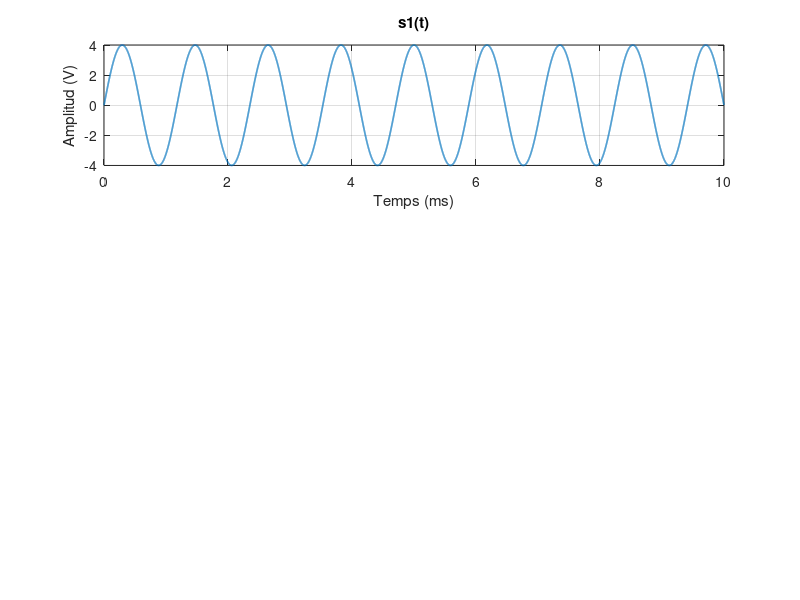

Write MATLAB code to recreate this figure. (Note: this script raises an error after producing the figure.)
% Nom complet component/s del grup
clear all
close all

%% PART 1: Funcions (creades en fitxers separats)
% FuncioTFZP.m
% FuncioPotencia.m

%% PART 2: Efecte del zero-padding
fs = 1.4e6;
Tobs = 10e-3;
dim = round(fs*Tobs);
t = (0:dim-1)/fs;
Z = 50;

f1 = 850;  A1 = 4;
f2 = 410;  A2 = 8;
f3 = 1580; A3 = 3;
f4 = 0;    A4 = 6;

s1 = A1*sin(2*pi*f1*t);
s2 = A2*sin(2*pi*f2*t);
s3 = A3*sin(2*pi*f3*t);
s4 = A4*cos(2*pi*f4*t);

figure(1)
subplot(3,1,1)
plot(t*1e3,s1,'LineWidth',1.2)
xlabel('Temps (ms)')
ylabel('Amplitud (V)')
title('s1(t)')
grid on

[S1, k1] = FuncioTFZP(s1, fs, dim);
subplot(3,1,2)
plot(k1, fftshift(abs(S1)), '-*')
xlabel('Freqüència (Hz)')
ylabel('|S1(f)|')
title('S1(f) sense zero-padding')
axis([-1500 1500 0 max(fftshift(abs(S1)))*1.1])
grid on

[S1zp, k1zp] = FuncioTFZP(s1, fs, 18*dim);
subplot(3,1,3)
plot(k1zp, fftshift(abs(S1zp)), '-*')
xlabel('Freqüència (Hz)')
ylabel('|S1(f)|')
title('S1(f) amb zero-padding x18')
axis([-1500 1500 0 max(fftshift(abs(S1zp)))*1.1])
grid on

deltaF_senseZP = fs/dim;
deltaF_ambZP = fs/(18*dim);
disp(['Resolució sense ZP = ', num2str(deltaF_senseZP), ' Hz'])
disp(['Resolució amb ZP x18 = ', num2str(deltaF_ambZP), ' Hz'])

%% PART 3: Suma de senoides
s12 = s1 + s2;
ssuma = s1 + s2 + s3 + s4;

figure(2)
subplot(2,1,1)
plot(t*1e3,s12,'LineWidth',1.2)
xlabel('Temps (ms)')
ylabel('Amplitud (V)')
title('s12(t)=s1(t)+s2(t)')
grid on

[S12, k12] = FuncioTFZP(s12, fs, 10*dim);
subplot(2,1,2)
plot(k12, fftshift(abs(S12)), 'LineWidth',1.2)
xlabel('Freqüència (Hz)')
ylabel('|S12(f)|')
title('S12(f) amb zero-padding x10')
axis([-3000 3000 0 max(fftshift(abs(S12)))*1.1])
grid on

figure(3)
subplot(2,1,1)
plot(t*1e3,ssuma,'LineWidth',1.2)
xlabel('Temps (ms)')
ylabel('Amplitud (V)')
title('ssuma(t)=s1+s2+s3+s4')
grid on

[Ssuma, ksuma] = FuncioTFZP(ssuma, fs, 10*dim);
subplot(2,1,2)
plot(ksuma, fftshift(abs(Ssuma)), 'LineWidth',1.2)
xlabel('Freqüència (Hz)')
ylabel('|Ssuma(f)|')
title('Ssuma(f) amb zero-padding x10')
axis([-3000 3000 0 max(fftshift(abs(Ssuma)))*1.1])
grid on

%% PART 4: Espectre de senyals quadrats
faq = 650;
fase = mod(faq*t,1);
sq20 = 2*double(fase < 0.20) - 1;
sq50 = 2*double(fase < 0.50) - 1;
q20 = 4*sq20 + 4;
q50 = 10*sq50;

figure(4)
subplot(2,1,1)
plot(t*1e3,q20,'LineWidth',1.2)
xlabel('Temps (ms)')
ylabel('Amplitud (V)')
title('q20(t)')
grid on

subplot(2,1,2)
plot(t*1e3,q50,'LineWidth',1.2)
xlabel('Temps (ms)')
ylabel('Amplitud (V)')
title('q50(t)')
grid on

[Q20, kQ20] = FuncioTFZP(q20, fs, 10*dim);
[Q50, kQ50] = FuncioTFZP(q50, fs, 10*dim);

figure(5)
subplot(2,1,1)
plot(kQ20, fftshift(abs(Q20)), 'LineWidth',1.2)
xlabel('Freqüència (Hz)')
ylabel('|Q20(f)|')
title('Espectre Q20(f)')
axis([-3000 3000 0 max(fftshift(abs(Q20)))*1.1])
grid on

subplot(2,1,2)
plot(kQ50, fftshift(abs(Q50)), 'LineWidth',1.2)
xlabel('Freqüència (Hz)')
ylabel('|Q50(f)|')
title('Espectre Q50(f)')
axis([-3000 3000 0 max(fftshift(abs(Q50)))*1.1])
grid on

PQ20dBm = FuncioPotencia(Q20, kQ20, Z);
PQ50dBm = FuncioPotencia(Q50, kQ50, Z);

figure(6)
subplot(2,1,1)
plot(kQ20, fftshift(real(PQ20dBm)), 'LineWidth',1.2)
xlabel('Freqüència (Hz)')
ylabel('Potència (dBm)')
title('Potència Q20(f)')
axis([-3000 3000 -30 30])
grid on

subplot(2,1,2)
plot(kQ50, fftshift(real(PQ50dBm)), 'LineWidth',1.2)
xlabel('Freqüència (Hz)')
ylabel('Potència (dBm)')
title('Potència Q50(f)')
axis([-3000 3000 -30 30])
grid on

%% PART 5: Enfinestrament
fsw = 1.6e6;
dimw = 10000;
fw = 4.5e3;
tw = (0:dimw-1)/fsw;
g = sin(2*pi*fw*tw);

nw = 0:dimw-1;
w_ham = 0.54 - 0.46*cos(2*pi*nw/(dimw-1));
w_tri = 1 - abs((nw-(dimw-1)/2)/((dimw-1)/2));

g_ham = g.*w_ham;
g_tri = g.*w_tri;

figure(7)
subplot(3,1,1)
plot(tw,g,'LineWidth',1.2)
xlabel('Temps (s)')
ylabel('Amplitud')
title('Finestra rectangular')
grid on

subplot(3,1,2)
plot(tw,g_ham,'LineWidth',1.2)
xlabel('Temps (s)')
ylabel('Amplitud')
title('Finestra hamming')
grid on

subplot(3,1,3)
plot(tw,g_tri,'LineWidth',1.2)
xlabel('Temps (s)')
ylabel('Amplitud')
title('Finestra triangular')
grid on

[G, kG] = FuncioTFZP(g, fsw, 16*dimw);
[Gham, kGham] = FuncioTFZP(g_ham, fsw, 16*dimw);
[Gtri, kGtri] = FuncioTFZP(g_tri, fsw, 16*dimw);

figure(8)
Gm = fftshift(abs(G));
Ghm = fftshift(abs(Gham));
Gtm = fftshift(abs(Gtri));

maskRect = (kG >= 3500) & (kG <= 5500);
maskHam = (kGham >= 3500) & (kGham <= 5500);
maskTri = (kGtri >= 3500) & (kGtri <= 5500);

subplot(3,1,1)
plot(kG, Gm, 'LineWidth',1.2)
xlabel('Freqüència (Hz)')
ylabel('Magnitud')
title('Finestra rectangular')
axis([3500 5500 0 max(Gm(maskRect))*1.1])
grid on

subplot(3,1,2)
plot(kGham, Ghm, 'LineWidth',1.2)
xlabel('Freqüència (Hz)')
ylabel('Magnitud')
title('Finestra hamming')
axis([3500 5500 0 max(Ghm(maskHam))*1.1])
grid on

subplot(3,1,3)
plot(kGtri, Gtm, 'LineWidth',1.2)
xlabel('Freqüència (Hz)')
ylabel('Magnitud')
title('Finestra triangular')
axis([3500 5500 0 max(Gtm(maskTri))*1.1])
grid on

idxMain = find(abs(kG-fw) == min(abs(kG-fw)), 1);

maskLS = (kG > fw+200) & (kG < fw+2200);
LS_rect = max(Gm(maskLS));
LS_ham = max(Ghm(maskLS));
LS_tri = max(Gtm(maskLS));

LP_rect = Gm(idxMain)/LS_rect;
LP_ham = Ghm(idxMain)/LS_ham;
LP_tri = Gtm(idxMain)/LS_tri;

disp(['LP/LS rectangular = ', num2str(LP_rect), ' (', num2str(20*log10(LP_rect)), ' dB)'])
disp(['LP/LS hamming = ', num2str(LP_ham), ' (', num2str(20*log10(LP_ham)), ' dB)'])
disp(['LP/LS triangular = ', num2str(LP_tri), ' (', num2str(20*log10(LP_tri)), ' dB)'])
